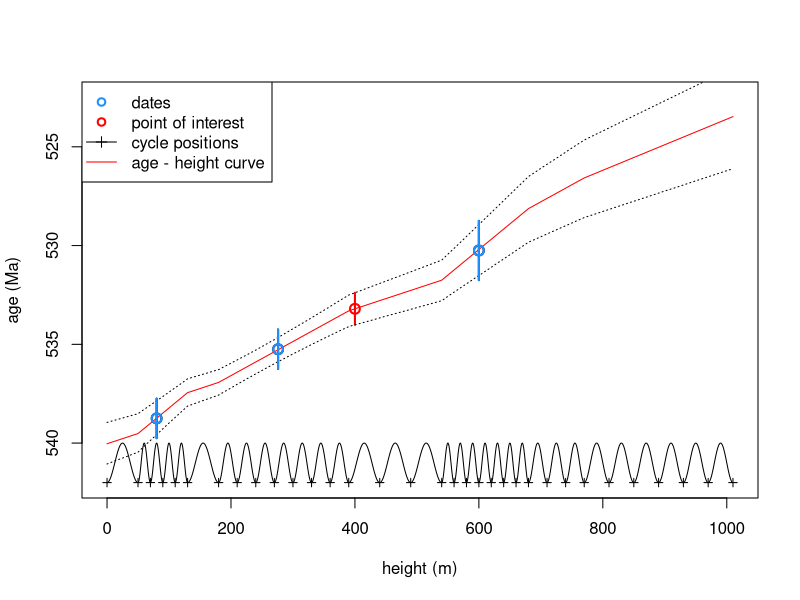

Recreate this plot in R.
### Age Depth model with cycles and dates
## 07/09/2022
## K Eichenseer

##
## Create test data
##
cycle_pos <- cumsum(c(0,50,20,20,20,20,50,30,30,30,30,30,30,30,50,50,50,20,20,
                      20,20,20,20,20,30,30,30,40,40,40,40,40,40))
delta_known <- 0.5
alpha_known <- 540

posd1 <- 3
posd2 <- 10
posd3 <-20

dates <- data.frame(
  height = c(cycle_pos[posd1]+0.5*diff(cycle_pos)[posd1],
             cycle_pos[posd2]+0.2*diff(cycle_pos)[posd2],
             cycle_pos[posd3]+0*diff(cycle_pos)[posd3]),
  mean = c(alpha_known-(posd1-0.5)*delta_known,
           alpha_known-(posd2-0.5)*delta_known,
           alpha_known-(posd3-0.5)*delta_known),
  sd = c(.5,.5,.75))

points_of_interest <- 400


##
## Plot test data
##
plot(0,0,type = "n", xlim = range(cycle_pos),
     ylim = c(alpha_known+2,alpha_known-delta_known*length(cycle_pos)-1),
     xlab = "height (m)", ylab = "age (Ma)")
points(dates$height,dates$mean, lwd = 2, cex = 1.3)
sapply(seq_len(nrow(dates)), function(x) points(rep(dates$height[x],2),
       dates$mean[x]+dates$sd[x]*c(-2,2), type = "l", lwd = 2))
#points(points_of_interest,rep(500,length(points_of_interest)),
#       pch = 8, col = "red", lwd = 1)
# cycles
for(i in 1:(length(cycle_pos)-1))
  points(seq(cycle_pos[i],cycle_pos[i+1],0.02),alpha_known+1+1*sin(
    (0.25*diff(cycle_pos)[i]+seq(0,diff(cycle_pos)[i],0.02))
    *2*pi/diff(cycle_pos)[i]),
    type = "l", col = "black")
points(cycle_pos,rep(542,length(cycle_pos)),pch = 3, cex = 0.8)

##
## define age model
##
age_model <- function(n_iter,dates,cycle_pos,
                      alpha_init = 540,
                      delta_init = 2,
                      alpha_step = 0.1,
                      delta_step = 0.025) {


  # calculate position of dates relative to cycles (height scale)
  # 0 would be at start of the first cycle
  n_dates <- nrow(dates)
  date_cycle_pos <- rep(NA_real_,n_dates)
  for(d in 1:n_dates) {
    c_ind <- max(which(cycle_pos<=dates$height[d]))
    date_cycle_pos[d] <-
    c_ind-1+(dates$height[d] - cycle_pos[c_ind]) / diff(cycle_pos)[c_ind]
  }

  # store alpha and delta
  alpha <- rep(NA_real_,n_iter)
  delta <- rep(NA_real_,n_iter)

  # intial values
  alpha[1] = alpha_init
  delta[1] = delta_init

  date_age_new <- rep(NA_real_,n_dates)
  for(d in seq_len(n_dates)) {
    date_age_new[d] <- alpha[1] - delta[1]*date_cycle_pos[d]
  }

  loglik_old <- sum(dnorm(date_age_new, dates$mean, dates$sd, log = T))

  for (i in 2:n_iter) {
    # propose new alphas and deltas
    alpha_new = rnorm(1,alpha[i-1],alpha_step)
    delta_new = rnorm(1,delta[i-1],delta_step)

    # calculate new date ages
    for(d in seq_len(n_dates)) {
      date_age_new[d] <- alpha_new - delta_new*date_cycle_pos[d]
    }

    # likelihood
    loglik_new <- sum(dnorm(date_age_new, dates$mean, dates$sd, log = T))

    # decide acceptance
    HR <- exp(loglik_new-loglik_old)
    accept <- runif(1)<HR
    if(accept) {
      alpha[i] <- alpha_new
      delta[i] <- delta_new
      loglik_old <- loglik_new
    } else {
      alpha[i] <- alpha[i-1]
      delta[i] <- delta[i-1]
    }
  }
  data.frame(alpha = alpha,
             delta = delta)
}

##
## test age model
##
n_iter = 25000
m1 <- age_model(n_iter = n_iter,dates = dates, cycle_pos = cycle_pos)

##
## Assess model output
##
assess_posterior = FALSE
if(assess_posterior) {
# assess chains
  par(mfrow = c(2,1), mar = c(4.25,4.25,1,1))
plot(m1$alpha)
plot(m1$delta)
# cross plot
par(mfrow = c(1,1))
plot(m1)
}

##
## function to calculate age of points of interest from the posterior
##
calc_age <- function(heights, cycle_pos, alpha, delta) {
  # calculate position of heights relative to cycles (height scale)
  # 0 would be at start of the first cycle
  heights_cycle_pos <- rep(NA_real_,length(heights))
  for(d in 1:length(heights)) {
    c_ind <- max(which(cycle_pos<=heights[d]))
    heights_cycle_pos[d] <-
      c_ind-1+(heights[d] - cycle_pos[c_ind]) / diff(cycle_pos)[c_ind]
    if(heights[d]==max(cycle_pos)) heights_cycle_pos[d] <- length(cycle_pos)-1

  }

  out <- matrix(nrow = length(alpha), ncol = length(heights))
  for(d in seq_len(length(heights))) {
    out[,d] <- alpha - delta*heights_cycle_pos[d]
  }

  # return output
  out
}

# add posterior age estimate of point of interest
burn_in <- 0.1*n_iter

pos1 <- calc_age(heights = points_of_interest,cycle_pos = cycle_pos, alpha = m1$alpha[burn_in:n_iter],
                 delta = m1$delta[burn_in:n_iter])
points(points_of_interest,apply(pos1,2,mean), col = "red", lwd = 2, pch = 1, cex = 1.3)
sapply(seq_len(length(points_of_interest)), function(x) points(
  rep(points_of_interest[x],2),
  apply(pos1,2,function(x) quantile(x, probs = c(0.025,0.975))),
  type = "l",lwd = 2, col = "red"))

# add overall posterior age - height line
points_of_interest <- seq(0,max(cycle_pos),1)
pos1 <- calc_age(heights = points_of_interest,cycle_pos = cycle_pos, alpha = m1$alpha[burn_in:n_iter],
                 delta = m1$delta[burn_in:n_iter])

points(points_of_interest,apply(pos1,2,mean), col = "red", type = "l")
points(points_of_interest,apply(pos1,2,function(x) quantile(x,probs=0.025)), type = "l", lty = 3)
points(points_of_interest,apply(pos1,2,function(x) quantile(x,probs=0.975)), type = "l", lty = 3)

points(dates$height,dates$mean, col = "dodgerblue", lwd = 2, pch = 1, cex = 1.3)
sapply(seq_len(nrow(dates)), function(x) points(
  rep(dates$height[x],2),dates$mean[x]+dates$sd[x]*c(-2,2),
  type = "l",col = "dodgerblue", lwd = 2))

legend("topleft", legend =
         c("dates", "point of interest", "cycle positions", "age - height curve"),
       pch = c(1,1,3,NA), lty = c(NA,NA,1,1), lwd = c(2,2,1,1),
       col = c("dodgerblue", "red", "black", "red"))
